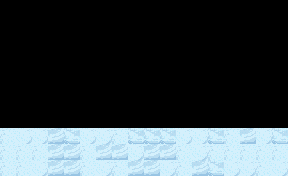

The image is a tile-based game level rendered from a .tmx file. Its description and source (layers, tilesets, objects; grid data summarised) follow:
An orthogonal 18x11 tile map with 16x16 px tiles, 1 tile layer (h_ground) and 3 objects (Start, key, exit).

<map version="1.0" orientation="orthogonal" renderorder="right-down" width="18" height="11" tilewidth="16" tileheight="16">
 <tileset firstgid="1" name="wtile" tilewidth="16" tileheight="16">
  <image source="winter_tiles.png" width="384" height="608" />
  <tile id="50">
   <properties>
    <property name="type" value="snow" />
   </properties>
  </tile>
  <tile id="51">
   <properties>
    <property name="type" value="snow" />
   </properties>
  </tile>
  <tile id="74">
   <properties>
    <property name="type" value="snow" />
   </properties>
  </tile>
  <tile id="75">
   <properties>
    <property name="type" value="snow" />
   </properties>
  </tile>
 </tileset>
 <layer name="h_ground" width="18" height="11">
  <data>[198 cells, 54 non-empty, 4 distinct tile ids]</data>
 </layer>
 <objectgroup name="game">
  <object type="Start" x="80" y="112" width="16" height="16" />
  <object type="key" gid="26" x="144" y="128" />
  <object type="exit" gid="2" x="224" y="128" />
 </objectgroup>
</map>
